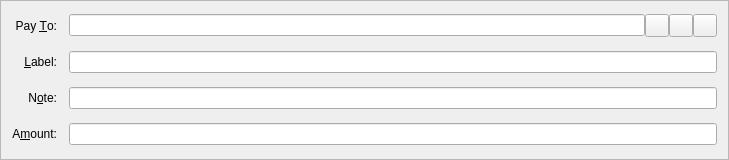
<?xml version="1.0" encoding="UTF-8"?>
<ui version="4.0">
 <class>SendCoinsEntry</class>
 <widget class="QFrame" name="SendCoinsEntry">
  <property name="geometry">
   <rect>
    <x>0</x>
    <y>0</y>
    <width>729</width>
    <height>160</height>
   </rect>
  </property>
  <property name="windowTitle">
   <string>Form</string>
  </property>
  <property name="frameShape">
   <enum>QFrame::StyledPanel</enum>
  </property>
  <property name="frameShadow">
   <enum>QFrame::Sunken</enum>
  </property>
  <layout class="QGridLayout" name="gridLayout">
   <property name="spacing">
    <number>12</number>
   </property>
   <item row="6" column="0">
    <widget class="QLabel" name="label_1">
     <property name="text">
      <string>A&amp;mount:</string>
     </property>
     <property name="alignment">
      <set>Qt::AlignRight|Qt::AlignTrailing|Qt::AlignVCenter</set>
     </property>
     <property name="buddy">
      <cstring>payAmount</cstring>
     </property>
    </widget>
   </item>
   <item row="3" column="0">
    <widget class="QLabel" name="label_2">
     <property name="text">
      <string>Pay &amp;To:</string>
     </property>
     <property name="alignment">
      <set>Qt::AlignRight|Qt::AlignTrailing|Qt::AlignVCenter</set>
     </property>
     <property name="buddy">
      <cstring>payTo</cstring>
     </property>
    </widget>
   </item>
   <item row="6" column="1">
    <widget class="BitcoinAmountField" name="payAmount"/>
   </item>
   <item row="4" column="1">
    <layout class="QHBoxLayout" name="horizontalLayout_2">
     <property name="spacing">
      <number>0</number>
     </property>
     <item>
      <widget class="QValidatedLineEdit" name="addAsLabel">
       <property name="enabled">
        <bool>true</bool>
       </property>
       <property name="toolTip">
        <string>Enter a label for this address to add it to your address book</string>
       </property>
      </widget>
     </item>
    </layout>
   </item>
   <item row="5" column="0">
    <widget class="QLabel" name="label_3">
     <property name="text">
      <string>N&amp;ote:</string>
     </property>
     <property name="alignment">
      <set>Qt::AlignRight|Qt::AlignTrailing|Qt::AlignVCenter</set>
     </property>
     <property name="buddy">
      <cstring>note</cstring>
     </property>
    </widget>
   </item>
   <item row="5" column="1">
    <widget class="QValidatedLineEdit" name="note">
     <property name="enabled">
      <bool>true</bool>
     </property>
     <property name="toolTip">
      <string>Enter a short note to send with payment (max 24 characters)</string>
     </property>
    </widget>
   </item>
   <item row="4" column="0">
    <widget class="QLabel" name="label_4">
     <property name="text">
      <string>&amp;Label:</string>
     </property>
     <property name="alignment">
      <set>Qt::AlignRight|Qt::AlignTrailing|Qt::AlignVCenter</set>
     </property>
     <property name="buddy">
      <cstring>addAsLabel</cstring>
     </property>
    </widget>
   </item>
   <item row="3" column="1">
    <layout class="QHBoxLayout" name="payToLayout">
     <property name="spacing">
      <number>0</number>
     </property>
     <item>
      <widget class="QValidatedLineEdit" name="payTo">
       <property name="toolTip">
        <string>The address to send the payment to  (e.g. GXywGBZBowrppUwwNUo1GCRDTibzJi7g2M)</string>
       </property>
       <property name="maxLength">
        <number>34</number>
       </property>
      </widget>
     </item>
     <item>
      <widget class="QToolButton" name="addressBookButton">
       <property name="toolTip">
        <string>Choose address from address book</string>
       </property>
       <property name="text">
        <string/>
       </property>
       <property name="icon">
        <iconset resource="../bitcoin.qrc">
         <normaloff>:/icons/address-book</normaloff>:/icons/address-book</iconset>
       </property>
       <property name="shortcut">
        <string>Alt+A</string>
       </property>
      </widget>
     </item>
     <item>
      <widget class="QToolButton" name="pasteButton">
       <property name="toolTip">
        <string>Paste address from clipboard</string>
       </property>
       <property name="text">
        <string/>
       </property>
       <property name="icon">
        <iconset resource="../bitcoin.qrc">
         <normaloff>:/icons/editpaste</normaloff>:/icons/editpaste</iconset>
       </property>
       <property name="shortcut">
        <string>Alt+P</string>
       </property>
      </widget>
     </item>
     <item>
      <widget class="QToolButton" name="deleteButton">
       <property name="toolTip">
        <string>Remove this recipient</string>
       </property>
       <property name="text">
        <string/>
       </property>
       <property name="icon">
        <iconset resource="../bitcoin.qrc">
         <normaloff>:/icons/remove</normaloff>:/icons/remove</iconset>
       </property>
      </widget>
     </item>
    </layout>
   </item>
  </layout>
 </widget>
 <customwidgets>
  <customwidget>
   <class>QValidatedLineEdit</class>
   <extends>QLineEdit</extends>
   <header>qvalidatedlineedit.h</header>
  </customwidget>
  <customwidget>
   <class>BitcoinAmountField</class>
   <extends>QLineEdit</extends>
   <header>bitcoinamountfield.h</header>
   <container>1</container>
  </customwidget>
 </customwidgets>
 <resources>
  <include location="../bitcoin.qrc"/>
 </resources>
 <connections/>
</ui>
